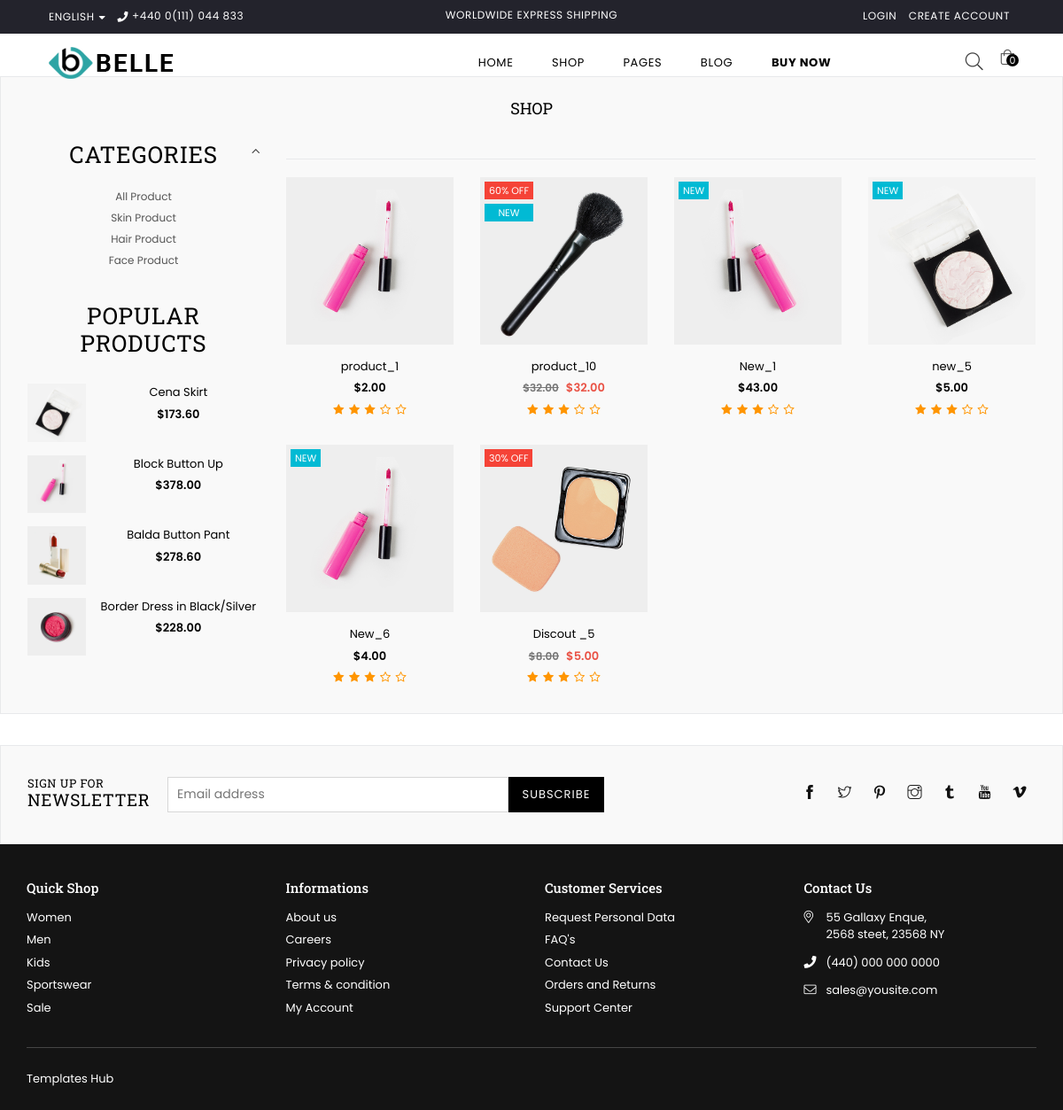
/products/category_product/skin-product/, run on the app's committed database.
### products/models.py (models this page shows, shortened)
class Category(models.Model):
    category_name = models.CharField(max_length=100)
    category_slug = models.SlugField(unique=True,null=True,blank=True)

class Product(models.Model):
    name = models.CharField(max_length=100)
    product_slug = models.SlugField(null=True,blank=True)
    image = models.ImageField(upload_to  = 'upload/')
    product_category = models.ForeignKey(Category,on_delete=models.CASCADE,related_name ='products')
    Full_makeup_set = models.BooleanField(default=False,null=True , blank = True)
    new = models.BooleanField(default=False,null = True , blank=True)
    discount = models.BooleanField(default=False,null=True,blank=True)
    percentage = models.CharField(choices=discount_choices,max_length=100, null=True , blank=True ,default='0')
    price = models.IntegerField(null=True,blank=True)
    product_old_price = models.IntegerField(null=True,blank=True)
    product_color = models.ForeignKey(Color,on_delete=models.CASCADE , blank=True,null = True)
    product_discription = models.TextField(null=True,blank=True)

### products/views.py (the view)
# urls.py: path('category_product/<slug:slug>/',views.product_by_cat_slug,name = 'category_product'),
def product_by_cat_slug(request,slug):
    obj_cat = Category.objects.all()
    cat_slug = Category.objects.get(category_slug=slug)
    product_by_slug = Product.objects.filter(product_category = cat_slug)
    context = {'cat':cat_slug,'product':product_by_slug,'category':obj_cat}
    return render(request,'store/category_product.html',context)

### templates/store/category_product.html (shortened to what this page needs)
<!DOCTYPE html>
<html class="no-js" lang="en">
<head>
{% load static %}
<link rel="stylesheet" href="{% static 'assets/css/plugins.css' %}">
<link rel="stylesheet" href="{% static 'assets/css/bootstrap.min.css' %}">
<link rel="stylesheet" href="{% static 'assets/css/style.css' %}">
<link rel="stylesheet" href="{% static 'assets/css/responsive.css' %}">
</head>
<body class="template-index belle home5-cosmetic">
 {% include "store/navbar.html" %}
 <div class="page section-header text-center mt-5">
    <div class="page-title">
        <div class="wrapper"><h1 class="page-width">shop</h1></div>
      </div>
      <div class="container">
        <div class="row">
            <div class="col-12 col-sm-12 col-md-3 col-lg-3 sidebar filterbar">
                <div class="sidebar_tags">
                    <div class="sidebar_widget categories filter-widget">
                        <div class="widget-title"><h2>Categories</h2></div>
                        <div class="widget-content">
                            <ul class="sidebar_categories">
                                <li class="lvl-1"><a href="{% url 'shop' %}" class="site-nav">All Product</a></li>
                                {% for cat in category %}
                                <li class="lvl-1"><a href="{% url 'category_product' cat.category_slug %}" class="site-nav">{{cat.category_name}}</a></li>
                                {% endfor %}
                            </ul>
                        </div>
                    </div>
                    <div class="sidebar_widget">
                        <div class="widget-title"><h2>Popular Products</h2></div>
                        <div class="widget-content">
                            <div class="list list-sidebar-products">
                              <div class="grid">
                                <div class="grid__item">
                                  <div class="mini-list-item">
                                    <div class="mini-view_image">
                                        <a class="grid-view-item__link" href="#">
                                            <img class="grid-view-item__image" src="{% static 'assets/images/cosmetic-product/product-image3.jpg' %}" alt="" />
                                        </a>
                                    </div>
                                    <div class="details"> <a class="grid-view-item__title" href="#">Cena Skirt</a>
                                      <div class="grid-view-item__meta"><span class="product-price__price"><span class="money">$173.60</span></span></div>
                                    </div>
                                  </div>
                                </div>
                                <div class="grid__item">
                                  <div class="mini-list-item">
                                    <div class="mini-view_image"> <a class="grid-view-item__link" href="#"><img class="grid-view-item__image" src="{% static 'assets/images/cosmetic-product/product-image4.jpg' %}" alt="" /></a> </div>
                                    <div class="details"> <a class="grid-view-item__title" href="#">Block Button Up</a>
                                      <div class="grid-view-item__meta"><span class="product-price__price"><span class="money">$378.00</span></span></div>
                                    </div>
                                  </div>
                                </div>
                                <div class="grid__item">
                                  <div class="mini-list-item">
                                    <div class="mini-view_image"> <a class="grid-view-item__link" href="#"><img class="grid-view-item__image" src="{% static 'assets/images/cosmetic-product/product-image6.jpg' %}" alt="" /></a> </div>
                                    <div class="details"> <a class="grid-view-item__title" href="#">Balda Button Pant</a>
                                      <div class="grid-view-item__meta"><span class="product-price__price"><span class="money">$278.60</span></span></div>
                                    </div>
                                  </div>
                                </div>
                                <div class="grid__item">
                                  <div class="mini-list-item">
                                    <div class="mini-view_image"> <a class="grid-view-item__link" href="#"><img class="grid-view-item__image" src="{% static 'assets/images/cosmetic-product/product-image5.jpg' %}" alt="" /></a> </div>
                                    <div class="details"> <a class="grid-view-item__title" href="#">Border Dress in Black/Silver</a>
                                      <div class="grid-view-item__meta"><span class="product-price__price"><span class="money">$228.00</span></span></div>
                                    </div>
                                  </div>
                                </div>
                              </div>
                            </div>
                          </div>
                    </div>
                </div>
            </div>
            <div class="col-12 col-sm-12 col-md-9 col-lg-9 main-col">
                <hr>
                <div class="productList product-load-more">
                    <div class="grid-products grid--view-items">
                        <div class="row">
                            {% for p in product %}
                            <div class="col-6 col-sm-6 col-md-4 col-lg-3 item">
                                <div class="product-image">
                                    <a href="{% url 'get_detial' p.product_slug %}">
                                        <img class="primary blur-up lazyload" data-src="{{p.product_image.url}}" src="{{p.image.url}}" alt="image" title="product">
                                        {% if p.discount %}
                                        <div class="product-labels rectangular"><span class="lbl on-sale">{{p.percentage}} OFF</span></div>
                                        {% else %}
                                        <div></div>
                                        {% endif %}
                                        {% if p.new %}
                                        <div class="product-labels rectangular"><span class="lbl pr-label1">new</span></div>
                                        {% else %}
                                        <span></span>
                                        {% endif %}
                                        {% if p.new and p.discount %}
                                        <div class="product-labels rectangular"><span class="lbl on-sale">{{p.percentage}} OFF</span> <span class="lbl pr-label1">new</span></div>
                                        {% else %}
                                        <div><span></span></div>
                                        {% endif %}
                                    </a>
                                </div>
                                <div class="product-details text-center">
                                    <div class="product-name">
                                        <a href="#">{{p.name}}</a>
                                    </div>
                                    <div class="product-price">
                                      {% if p.discount %}
                                        <span class="old-price">${{p.product_old_price}}.00</span>
                                        {% else %}
                                        <span></span>
                                        {% endif %}
                                        <span class="price">${{p.price}}.00</span>
                                    </div>
                                    <div class="product-review">
                                        <i class="font-13 fa fa-star"></i>
                                        <i class="font-13 fa fa-star"></i>
                                        <i class="font-13 fa fa-star"></i>
                                        <i class="font-13 fa fa-star-o"></i>
                                        <i class="font-13 fa fa-star-o"></i>
                                    </div>
                                </div>
                            </div>
                            {% endfor %}
                        </div>
                    </div>
                  </div>
            </div>
        </div>
    </div>
</div>
 {% include "store/footer.html" %}
</body>
</html>

### data on the page
Category: category_name "Skin Product"
Category: category_name "Hair Product"
Category: category_name "Face Product"
Product: image (picture), name "product_1", price "2"
Product: image (picture), percentage "60%", name "product_10", product_old_price "32", price "32"
Product: image (picture), new "NEW", name "New_1", price "43"
Product: image (picture), new "NEW", name "new_5", price "5"
Product: image (picture), new "NEW", name "New_6", price "4"
Product: image (picture), percentage "30%", name "Discout _5", product_old_price "8", price "5"

### other printed values
{{ request.session.cart|length }} "0"
